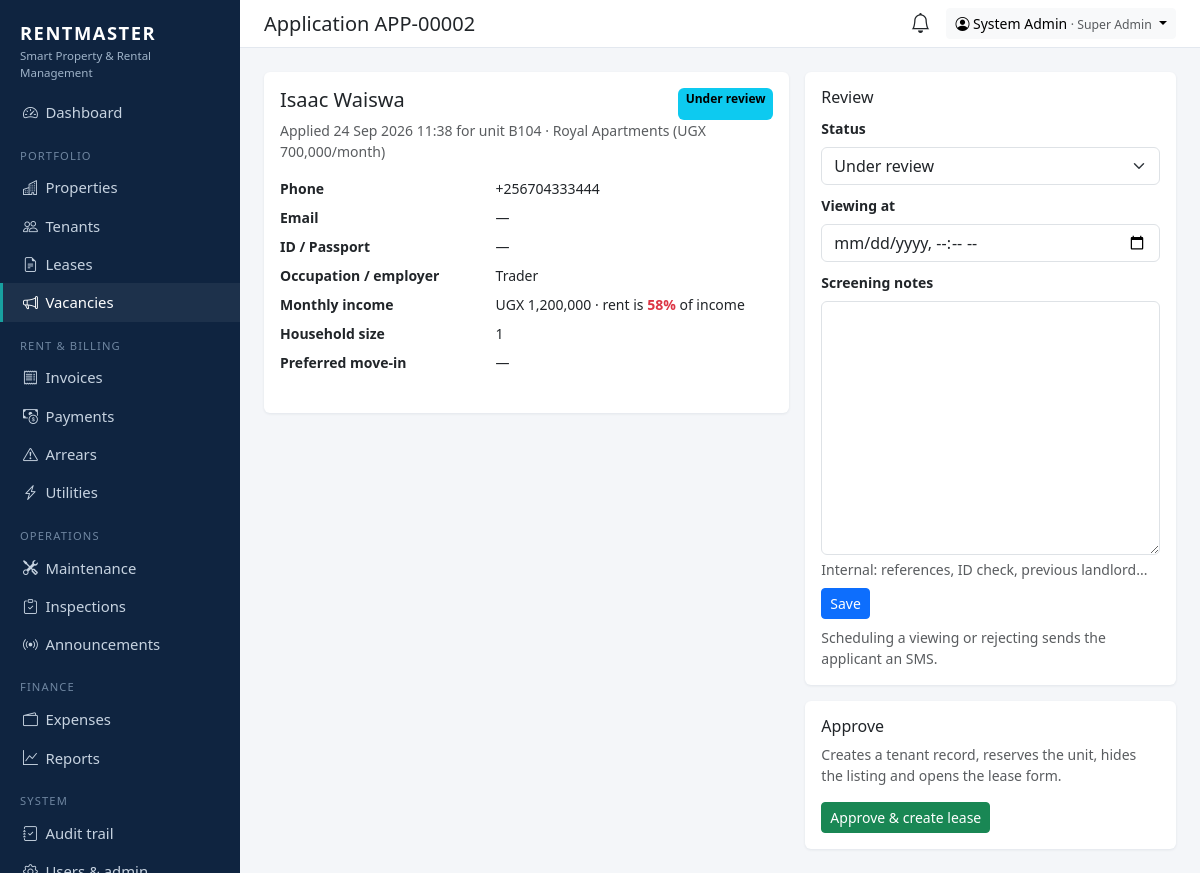
/vacancies/applications/2/ (signed in), run on the app's committed database.
### apps/vacancies/models.py (models this page shows, shortened)
class Application(models.Model):
    class Status(models.TextChoices):
        SUBMITTED = "SUBMITTED", "Submitted"
        UNDER_REVIEW = "UNDER_REVIEW", "Under review"
        VIEWING = "VIEWING", "Viewing scheduled"
        APPROVED = "APPROVED", "Approved"
        REJECTED = "REJECTED", "Rejected"
    reference = models.CharField(max_length=20, unique=True, editable=False)
    listing = models.ForeignKey(Listing, on_delete=models.CASCADE, related_name="applications")
    full_name = models.CharField(max_length=150)
    phone = models.CharField(max_length=20)
    email = models.EmailField(blank=True)
    national_id = models.CharField("National ID / Passport No.", max_length=40, blank=True)
    occupation = models.CharField(max_length=100, blank=True)
    employer = models.CharField(max_length=150, blank=True)
    monthly_income = models.DecimalField(max_digits=12, decimal_places=0, null=True, blank=True)
    household_size = models.PositiveSmallIntegerField(default=1)
    preferred_move_in = models.DateField(null=True, blank=True)
    message = models.TextField(blank=True)
    status = models.CharField(max_length=15, choices=Status.choices, default=Status.SUBMITTED)
    viewing_at = models.DateTimeField(null=True, blank=True)
    screening_notes = models.TextField(blank=True, help_text="Internal: references, ID check, previous landlord...")
    reviewed_by = models.ForeignKey(settings.AUTH_USER_MODEL, null=True, blank=True, on_delete=models.SET_NULL, editable=False)
    tenant = models.ForeignKey("tenants.Tenant", null=True, blank=True, on_delete=models.SET_NULL, editable=False)
    created_at = models.DateTimeField(auto_now_add=True)
    class Meta:
        ordering = ["-created_at"]
    @property
    def rent_to_income(self):
        if self.monthly_income:
            return round(self.listing.monthly_rent * 100 / self.monthly_income)
        return None

class Listing(models.Model):
    unit = models.ForeignKey(Unit, on_delete=models.CASCADE, related_name="listings")
    title = models.CharField(max_length=150)
    description = models.TextField(blank=True)
    monthly_rent = models.DecimalField(max_digits=12, decimal_places=0)
    available_from = models.DateField(default=date.today)
    is_published = models.BooleanField(default=True)
    created_by = models.ForeignKey(settings.AUTH_USER_MODEL, null=True, on_delete=models.SET_NULL, editable=False)
    created_at = models.DateTimeField(auto_now_add=True)
    class Meta:
        ordering = ["-created_at"]

### apps/accounts/models.py (models this page shows, shortened)
class User(AbstractUser):
    role = models.CharField(max_length=20, choices=Role.choices, default=Role.TENANT)
    phone = models.CharField(max_length=20, blank=True)
    totp_secret = models.CharField(max_length=64, blank=True, editable=False)
    totp_enabled = models.BooleanField("Two-factor authentication", default=False, editable=False)
    def __str__(self):
        return self.get_full_name() or self.username

### apps/properties/models.py (models this page shows, shortened)
class Unit(models.Model):
    class Type(models.TextChoices):
        SINGLE = "SINGLE", "Single room"
        DOUBLE = "DOUBLE", "Double room"
        STUDIO = "STUDIO", "Studio"
        ONE_BED = "1BR", "1 bedroom"
        TWO_BED = "2BR", "2 bedroom"
        THREE_BED = "3BR", "3 bedroom"
        SHOP = "SHOP", "Shop"
        OFFICE = "OFFICE", "Office"
    class Status(models.TextChoices):
        AVAILABLE = "AVAILABLE", "Available"
        RESERVED = "RESERVED", "Reserved"
        OCCUPIED = "OCCUPIED", "Occupied"
        MAINTENANCE = "MAINTENANCE", "Under maintenance"
        VACANT = "VACANT", "Vacant"
    building = models.ForeignKey(Building, on_delete=models.CASCADE, related_name="units")
    number = models.CharField(max_length=20)
    unit_type = models.CharField(max_length=10, choices=Type.choices, default=Type.ONE_BED)
    monthly_rent = models.DecimalField(max_digits=12, decimal_places=0)
    security_deposit = models.DecimalField(max_digits=12, decimal_places=0, default=0)
    status = models.CharField(max_length=15, choices=Status.choices, default=Status.AVAILABLE)
    electricity_meter = models.CharField(max_length=40, blank=True)
    water_meter = models.CharField(max_length=40, blank=True)
    photo = models.FileField(upload_to="units/", blank=True, validators=[IMAGE_EXTS])
    notes = models.TextField(blank=True)
    class Meta:
        ordering = ["building", "number"]
        unique_together = [("building", "number")]
    property = property(lambda self: self.building.property)

class Building(models.Model):
    property = models.ForeignKey(Property, on_delete=models.CASCADE, related_name="buildings")
    name = models.CharField(max_length=100, help_text="e.g. Block A")
    floors = models.PositiveSmallIntegerField(default=1)
    class Meta:
        ordering = ["property", "name"]
        unique_together = [("property", "name")]

class Property(models.Model):
    class Type(models.TextChoices):
        APARTMENT = "APARTMENT", "Apartment block"
        HOUSE = "HOUSE", "Houses / estate"
        COMMERCIAL = "COMMERCIAL", "Commercial"
        MIXED = "MIXED", "Mixed use"
        HOSTEL = "HOSTEL", "Hostel"
    class Status(models.TextChoices):
        ACTIVE = "ACTIVE", "Active"
        INACTIVE = "INACTIVE", "Inactive"
        UNDER_CONSTRUCTION = "UNDER_CONSTRUCTION", "Under construction"
    name = models.CharField(max_length=150)
    code = models.CharField(max_length=20, unique=True, help_text="Short code, e.g. ROYAL")
    property_type = models.CharField(max_length=20, choices=Type.choices, default=Type.APARTMENT)
    location = models.CharField(max_length=200)
    latitude = models.DecimalField(max_digits=9, decimal_places=6, null=True, blank=True)
    longitude = models.DecimalField(max_digits=9, decimal_places=6, null=True, blank=True)
    owner = models.ForeignKey(
        settings.AUTH_USER_MODEL, on_delete=models.PROTECT, related_name="owned_properties",
        limit_choices_to={"role": "OWNER"},
    )
    managers = models.ManyToManyField(
        settings.AUTH_USER_MODEL, blank=True, related_name="managed_properties",
        limit_choices_to={"role__in": ["MANAGER", "CARETAKER"]},
        help_text="Managers and caretakers who can work on this property.",
    )
    photo = models.FileField(upload_to="properties/", blank=True, validators=[IMAGE_EXTS])
    status = models.CharField(max_length=20, choices=Status.choices, default=Status.ACTIVE)
    notes = models.TextField(blank=True)
    created_at = models.DateTimeField(auto_now_add=True)
    class Meta:
        ordering = ["name"]
        verbose_name_plural = "properties"

### apps/vacancies/views.py (the view, shortened to what this page needs)
# urls.py: path("applications/<int:pk>/", views.application_detail, name="application_detail"),
@role_required(*VIEW)
def application_detail(request, pk):
    app = get_object_or_404(_applications_for(request.user), pk=pk)
    can_manage = request.user.role in PROPERTY_ADMIN_ROLES and app.status not in (Application.Status.APPROVED,)
    form = ReviewForm(request.POST or None, instance=app) if can_manage else None
    return render(request, "vacancies/application_detail.html", {"app": app, "form": form, "can_manage": can_manage})

### templates/vacancies/application_detail.html (shortened to what this page needs)
{% extends "base.html" %}{% load rm %}
{% block heading %}Application {{ app.reference }}{% endblock %}
{% block content %}
<div class="row g-3">
  <div class="col-lg-7"><div class="card"><div class="card-body">
    <div class="d-flex justify-content-between"><h2 class="h5">{{ app.full_name }}</h2>{% badge app.status app.get_status_display %}</div>
    <div class="small text-muted mb-3">Applied {{ app.created_at|date:"d M Y H:i" }} for unit {{ app.listing.unit.number }} · {{ app.listing.unit.building.property.name }} ({{ app.listing.monthly_rent|money }}/month)</div>
    <dl class="row small">
      <dt class="col-5">Phone</dt><dd class="col-7">{{ app.phone }}</dd>
      <dt class="col-5">Email</dt><dd class="col-7">{{ app.email|default:"—" }}</dd>
      <dt class="col-5">ID / Passport</dt><dd class="col-7">{{ app.national_id|default:"—" }}</dd>
      <dt class="col-5">Occupation / employer</dt><dd class="col-7">{{ app.occupation|default:"—" }}{% if app.employer %} · {{ app.employer }}{% endif %}</dd>
      <dt class="col-5">Monthly income</dt><dd class="col-7">{% if app.monthly_income %}{{ app.monthly_income|money }}{% if app.rent_to_income %} · rent is <strong class="{% if app.rent_to_income > 40 %}text-danger{% else %}text-success{% endif %}">{{ app.rent_to_income }}%</strong> of income{% endif %}{% else %}—{% endif %}</dd>
      <dt class="col-5">Household size</dt><dd class="col-7">{{ app.household_size }}</dd>
      <dt class="col-5">Preferred move-in</dt><dd class="col-7">{{ app.preferred_move_in|date:"d M Y"|default:"—" }}</dd>
    </dl>
  </div></div></div>
  {% if can_manage %}
  <div class="col-lg-5">
    <div class="card mb-3"><div class="card-body">
      <h2 class="h6">Review</h2>
      <form method="post">{% csrf_token %}
        {% for field in form %}
          <div class="mb-2"><label class="form-label small fw-semibold" for="{{ field.id_for_label }}">{{ field.label }}</label>{{ field }}
            {% if field.help_text %}<div class="form-text">{{ field.help_text }}</div>{% endif %}
            {% for e in field.errors %}<div class="text-danger small">{{ e }}</div>{% endfor %}</div>
        {% endfor %}
        <button class="btn btn-sm btn-primary">Save</button>
      </form>
      <p class="small text-muted mt-2 mb-0">Scheduling a viewing or rejecting sends the applicant an SMS.</p>
    </div></div>
    {% if app.status != "REJECTED" %}
    <div class="card border-success"><div class="card-body">
      <h2 class="h6">Approve</h2>
      <p class="small text-muted">Creates a tenant record, reserves the unit, hides the listing and opens the lease form.</p>
      <form method="post" action="{% url 'vacancies:application_approve' app.pk %}" onsubmit="return confirm('Approve this applicant?')">{% csrf_token %}
        <button class="btn btn-success btn-sm">Approve &amp; create lease</button></form>
    </div></div>
    {% endif %}
  </div>
  {% endif %}
</div>
{% endblock %}

### templates/base.html (shortened to what this page needs)
<!doctype html>
<html lang="en">
<head>
  <link href="https://cdn.jsdelivr.net/npm/bootstrap@5.3.3/dist/css/bootstrap.min.css" rel="stylesheet">
  <link href="https://cdn.jsdelivr.net/npm/bootstrap-icons@1.11.3/font/bootstrap-icons.min.css" rel="stylesheet">
</head>
<body>
{% if user.is_authenticated %}
{% with p=request.path %}
<nav class="rm-sidebar">
  <div class="brand">RENTMASTER<small>Smart Property &amp; Rental Management</small></div>
  <ul class="nav flex-column mt-2">
    <li><a class="nav-link {% if p == '/' %}active{% endif %}" href="{% url 'dashboard' %}"><i class="bi bi-speedometer2"></i>Dashboard</a></li>
    {% if nav.properties %}
    <li class="section">Portfolio</li>
    <li><a class="nav-link {% if '/properties/' in p %}active{% endif %}" href="{% url 'properties:list' %}"><i class="bi bi-buildings"></i>Properties</a></li>
    <li><a class="nav-link {% if p == '/tenants/' or '/tenants/new' in p %}active{% endif %}" href="{% url 'tenants:list' %}"><i class="bi bi-people"></i>Tenants</a></li>
    <li><a class="nav-link {% if '/leases/' in p %}active{% endif %}" href="{% url 'tenants:lease_list' %}"><i class="bi bi-file-earmark-text"></i>Leases</a></li>
    {% endif %}
    {% if nav.vacancies %}<li><a class="nav-link {% if '/vacancies/' in p %}active{% endif %}" href="{% url 'vacancies:listing_list' %}"><i class="bi bi-megaphone"></i>Vacancies</a></li>{% endif %}
    {% if nav.billing %}
    <li class="section">{% if nav.is_tenant %}My account{% else %}Rent &amp; billing{% endif %}</li>
    <li><a class="nav-link {% if '/invoices/' in p %}active{% endif %}" href="{% url 'billing:invoice_list' %}"><i class="bi bi-receipt"></i>Invoices</a></li>
    <li><a class="nav-link {% if '/payments/' in p %}active{% endif %}" href="{% url 'billing:payment_list' %}"><i class="bi bi-cash-coin"></i>Payments</a></li>
    {% endif %}
    {% if nav.arrears %}<li><a class="nav-link {% if '/arrears/' in p %}active{% endif %}" href="{% url 'billing:arrears' %}"><i class="bi bi-exclamation-triangle"></i>Arrears</a></li>{% endif %}
    {% if nav.utilities %}<li><a class="nav-link {% if '/utilities/' in p %}active{% endif %}" href="{% url 'billing:utility_list' %}"><i class="bi bi-lightning-charge"></i>Utilities</a></li>{% endif %}
    <li class="section">Operations</li>
    <li><a class="nav-link {% if '/maintenance/' in p %}active{% endif %}" href="{% url 'maintenance:list' %}"><i class="bi bi-tools"></i>Maintenance</a></li>
    {% if nav.inspections %}<li><a class="nav-link {% if '/inspections/' in p %}active{% endif %}" href="{% url 'inspections:list' %}"><i class="bi bi-clipboard-check"></i>Inspections</a></li>{% endif %}
    {% if nav.announce %}<li><a class="nav-link {% if '/announcements/' in p %}active{% endif %}" href="{% url 'announcement' %}"><i class="bi bi-broadcast"></i>Announcements</a></li>{% endif %}
    {% if nav.finance %}
    <li class="section">Finance</li>
    <li><a class="nav-link {% if '/expenses/' in p %}active{% endif %}" href="{% url 'finance:expense_list' %}"><i class="bi bi-wallet2"></i>Expenses</a></li>
    <li><a class="nav-link {% if '/reports/' in p %}active{% endif %}" href="{% url 'finance:report' %}"><i class="bi bi-graph-up"></i>Reports</a></li>
    {% endif %}
    {% if nav.audit or nav.admin %}<li class="section">System</li>{% endif %}
    {% if nav.audit %}<li><a class="nav-link {% if '/audit/' in p %}active{% endif %}" href="{% url 'audit_log' %}"><i class="bi bi-journal-check"></i>Audit trail</a></li>{% endif %}
    {% if nav.admin %}<li><a class="nav-link" href="{% url 'admin:index' %}"><i class="bi bi-gear"></i>Users &amp; admin</a></li>{% endif %}
  </ul>
</nav>
<div class="rm-main">
  <div class="rm-topbar d-flex align-items-center justify-content-between px-4 py-2 no-print">
    <h1 class="h5 mb-0">{% block heading %}{% endblock %}</h1>
    <div class="d-flex align-items-center gap-3">
      <a href="{% url 'notifications' %}" class="position-relative text-body" title="Notifications">
        <i class="bi bi-bell fs-5"></i>
      </a>
      <div class="dropdown">
        <button class="btn btn-sm btn-light dropdown-toggle" data-bs-toggle="dropdown">
          <i class="bi bi-person-circle"></i> {{ user }} <span class="text-muted small">· {{ user.get_role_display }}</span>
        </button>
      </div>
    </div>
  </div>
  <main class="p-4">
    {% block content %}{% endblock %}
  </main>
</div>
{% endwith %}
{% else %}
  {% block public %}{% endblock %}
{% endif %}
</body>
</html>

### data on the page
Application: reference "APP-00002", full_name "Isaac Waiswa", status "Under review", created_at "24 Sep 2026 11:38", listing.unit.number "B104", listing.unit.building.property.name "Royal Apartments", listing.monthly_rent "UGX 700,000", phone "+256704333444", email "—", national_id "—", occupation "Trader", monthly_income "UGX 1,200,000", rent_to_income "58", household_size "1", preferred_move_in "—", form "Under review"
User: first_name+last_name "System Admin", role "Super Admin"

### other printed values
{{ field.label }} "Status" "Viewing at" "Screening notes"
{{ field.help_text }} "Internal: references, ID check, previous landlord..."
